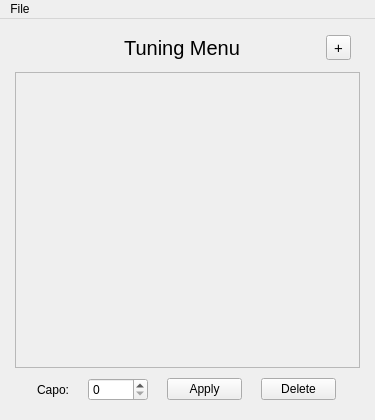
<?xml version="1.0" encoding="UTF-8"?>
<ui version="4.0">
 <class>MainWindow</class>
 <widget class="QMainWindow" name="MainWindow">
  <property name="geometry">
   <rect>
    <x>0</x>
    <y>0</y>
    <width>375</width>
    <height>420</height>
   </rect>
  </property>
  <property name="minimumSize">
   <size>
    <width>375</width>
    <height>420</height>
   </size>
  </property>
  <property name="windowTitle">
   <string>MainWindow</string>
  </property>
  <widget class="QWidget" name="centralwidget">
   <layout class="QVBoxLayout" name="verticalLayout_2">
    <property name="leftMargin">
     <number>15</number>
    </property>
    <property name="rightMargin">
     <number>15</number>
    </property>
    <property name="bottomMargin">
     <number>15</number>
    </property>
    <item>
     <widget class="QFrame" name="frame">
      <property name="frameShape">
       <enum>QFrame::Shape::NoFrame</enum>
      </property>
      <property name="frameShadow">
       <enum>QFrame::Shadow::Raised</enum>
      </property>
      <layout class="QHBoxLayout" name="horizontalLayout">
       <property name="topMargin">
        <number>2</number>
       </property>
       <property name="bottomMargin">
        <number>0</number>
       </property>
       <item>
        <spacer name="horizontalSpacer">
         <property name="orientation">
          <enum>Qt::Orientation::Horizontal</enum>
         </property>
         <property name="sizeType">
          <enum>QSizePolicy::Policy::Fixed</enum>
         </property>
         <property name="sizeHint" stdset="0">
          <size>
           <width>20</width>
           <height>20</height>
          </size>
         </property>
        </spacer>
       </item>
       <item>
        <widget class="QLabel" name="label">
         <property name="sizePolicy">
          <sizepolicy hsizetype="Preferred" vsizetype="Fixed">
           <horstretch>0</horstretch>
           <verstretch>0</verstretch>
          </sizepolicy>
         </property>
         <property name="minimumSize">
          <size>
           <width>0</width>
           <height>36</height>
          </size>
         </property>
         <property name="font">
          <font>
           <pointsize>15</pointsize>
          </font>
         </property>
         <property name="text">
          <string>Tuning Menu</string>
         </property>
         <property name="alignment">
          <set>Qt::AlignmentFlag::AlignCenter</set>
         </property>
        </widget>
       </item>
       <item>
        <widget class="QToolButton" name="plus_btn">
         <property name="font">
          <font>
           <pointsize>11</pointsize>
          </font>
         </property>
         <property name="text">
          <string>+</string>
         </property>
        </widget>
       </item>
      </layout>
     </widget>
    </item>
    <item>
     <widget class="QScrollArea" name="tuning_scroll">
      <property name="widgetResizable">
       <bool>true</bool>
      </property>
      <widget class="QWidget" name="tuning_container">
       <property name="geometry">
        <rect>
         <x>0</x>
         <y>0</y>
         <width>341</width>
         <height>275</height>
        </rect>
       </property>
       <layout class="QVBoxLayout" name="verticalLayout_3"/>
      </widget>
     </widget>
    </item>
    <item>
     <widget class="QFrame" name="frame_3">
      <property name="frameShape">
       <enum>QFrame::Shape::NoFrame</enum>
      </property>
      <property name="frameShadow">
       <enum>QFrame::Shadow::Raised</enum>
      </property>
      <layout class="QVBoxLayout" name="verticalLayout_5">
       <property name="spacing">
        <number>2</number>
       </property>
       <property name="leftMargin">
        <number>0</number>
       </property>
       <property name="topMargin">
        <number>4</number>
       </property>
       <property name="rightMargin">
        <number>0</number>
       </property>
       <property name="bottomMargin">
        <number>4</number>
       </property>
       <item>
        <widget class="QFrame" name="frame_2">
         <property name="frameShape">
          <enum>QFrame::Shape::NoFrame</enum>
         </property>
         <property name="frameShadow">
          <enum>QFrame::Shadow::Raised</enum>
         </property>
         <layout class="QGridLayout" name="gridLayout_2">
          <property name="leftMargin">
           <number>9</number>
          </property>
          <property name="topMargin">
           <number>0</number>
          </property>
          <property name="bottomMargin">
           <number>0</number>
          </property>
          <item row="0" column="0">
           <widget class="QLabel" name="label_16">
            <property name="sizePolicy">
             <sizepolicy hsizetype="Fixed" vsizetype="Preferred">
              <horstretch>0</horstretch>
              <verstretch>0</verstretch>
             </sizepolicy>
            </property>
            <property name="text">
             <string>Capo:</string>
            </property>
           </widget>
          </item>
          <item row="0" column="2">
           <widget class="QPushButton" name="apply_button">
            <property name="maximumSize">
             <size>
              <width>75</width>
              <height>16777215</height>
             </size>
            </property>
            <property name="text">
             <string>Apply</string>
            </property>
           </widget>
          </item>
          <item row="0" column="1">
           <widget class="QSpinBox" name="capo_spinbox">
            <property name="maximumSize">
             <size>
              <width>60</width>
              <height>16777215</height>
             </size>
            </property>
           </widget>
          </item>
          <item row="0" column="3">
           <widget class="QPushButton" name="delete_btn">
            <property name="maximumSize">
             <size>
              <width>75</width>
              <height>16777215</height>
             </size>
            </property>
            <property name="text">
             <string>Delete</string>
            </property>
           </widget>
          </item>
         </layout>
        </widget>
       </item>
      </layout>
     </widget>
    </item>
   </layout>
  </widget>
  <widget class="QMenuBar" name="menuBar">
   <property name="geometry">
    <rect>
     <x>0</x>
     <y>0</y>
     <width>375</width>
     <height>33</height>
    </rect>
   </property>
   <property name="styleSheet">
    <string notr="true"/>
   </property>
   <widget class="QMenu" name="menuFile">
    <property name="title">
     <string>File</string>
    </property>
    <addaction name="actionTuning"/>
    <addaction name="actionSettings"/>
    <addaction name="actionHelp"/>
   </widget>
   <addaction name="menuFile"/>
  </widget>
  <action name="actionQuit">
   <property name="text">
    <string>Quit</string>
   </property>
  </action>
  <action name="actionHelp">
   <property name="text">
    <string>Help</string>
   </property>
  </action>
  <action name="actionChange_Tuning">
   <property name="text">
    <string>Change Tuning</string>
   </property>
  </action>
  <action name="actionAdd_Tuning">
   <property name="text">
    <string>Add Tuning</string>
   </property>
  </action>
  <action name="actionSettings">
   <property name="text">
    <string>Settings</string>
   </property>
  </action>
  <action name="actionTuning">
   <property name="text">
    <string>Tuning</string>
   </property>
  </action>
 </widget>
 <resources/>
 <connections/>
</ui>
